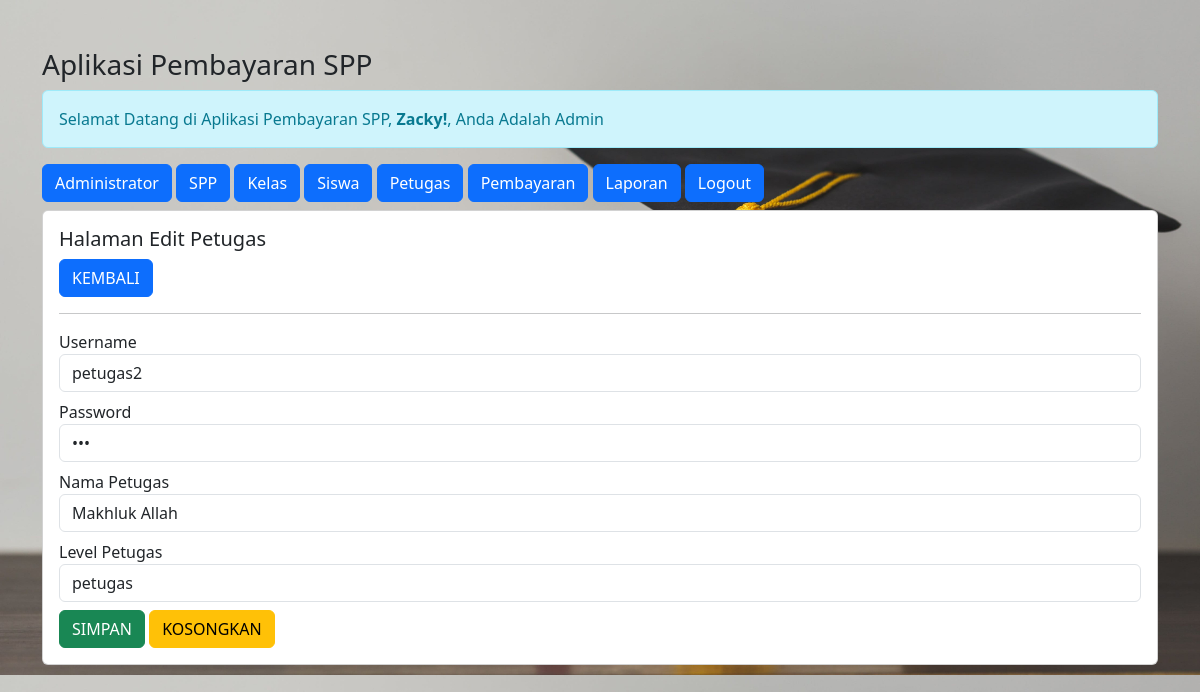
Before: /admin/admin.php?url=edit-petugas&id_petugas=9 (signed in) with the older database file.
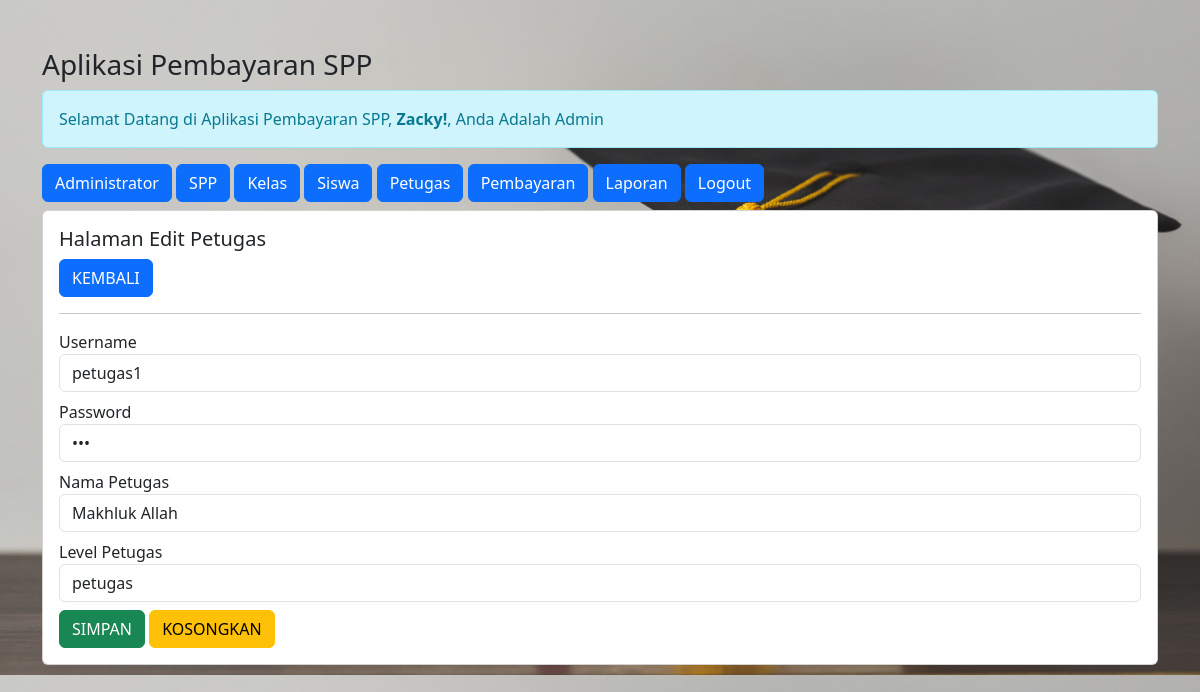
After: the same page with the newer database file.
### tables this page shows
CREATE TABLE `petugas` (
  `id_petugas` int(11) NOT NULL,
  `username` varchar(25) NOT NULL,
  `password` varchar(32) NOT NULL,
  `nama_petugas` varchar(35) NOT NULL,
  `level` enum('admin','petugas') NOT NULL
);

### admin/edit-petugas.php (the view, shortened to what this page needs)
<?php
$id_petugas = $_GET['id_petugas'];
include '../koneksi.php';
$sql = "SELECT * FROM petugas WHERE id_petugas = '$id_petugas'";
$query = mysqli_query($koneksi, $sql);
$data = mysqli_fetch_array($query);
?>
<h5>Halaman Edit Petugas</h5>
<a href="?url=petugas" class="btn btn-primary"> KEMBALI </a>
<hr>
<form method="post" action="?url=proses-edit-petugas&id_petugas=<?= $id_petugas; ?>">
    <div class="form-group mb-2">
        <label>Username</label>
        <input value="<?= $data['username'] ?>" type="text" name="username" class="form-control" required>
    </div>
    <div class="form-group mb-2">
        <label>Password</label>
        <input value="<?= $data['password'] ?>" type="password" name="password" maxlength="20" class="form-control" required>
    </div>
    <div class="form-group mb-2">
        <label>Nama Petugas</label>
        <input value="<?= $data['nama_petugas'] ?>" type="text" name="nama_petugas" maxlength="20" class="form-control" required>
    </div>
    <div class="form-group mb-2">
        <label>Level Petugas</label>
        <select name="level" class="form-control" required>
            <option value="<?= $data['level'] ?>"><?= $data['level'] ?></option>
        </select>
    </div>
    <div class="form-group">
        <button type="submit" class="btn btn-success"> SIMPAN </button>
        <button type="reset" class="btn btn-warning"> KOSONGKAN </button>
    </div>
</form>

Changed rows visible on the page:
changed petugas "Makhluk Allah": username "petugas2" → "petugas1"
